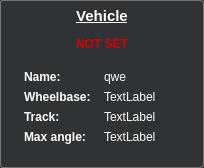
             <widget class="QFrame" name="verticalFrame_2">
              <property name="minimumSize">
               <size>
                <width>204</width>
                <height>0</height>
               </size>
              </property>
              <property name="maximumSize">
               <size>
                <width>204</width>
                <height>16777215</height>
               </size>
              </property>
              <property name="styleSheet">
               <string notr="true">QFrame { 
	background-color: #303335;
 	color: white;
	border: 1px solid #757575;
	border-radius: 3px;
	width: 100px;
	padding: 3px;
}

QLabel {
	border: 0px;
}

QDoubleSpinBox, QTextEdit {
    padding-right: 15px; /* make room for the arrows */
	background-color: #3b3e41;
    border: 1px solid #757575;
	border-radius: 0px;
	padding: 1px 3px;
	border-radius: 0px;
	color: white;
}

QDoubleSpinBox::up-button {
    subcontrol-origin: border;
    subcontrol-position: top right; /* position at the top right corner */
    width: 16px; /* 16 + 2*1px border-width = 15px padding + 3px parent border */
    border: 0px;
}

QDoubleSpinBox::up-arrow {
    image: url(Resources/arrow_up.png);
    width: 12px;
    height: 12px;
	padding-top: 3px;
	padding-right: 3px;
}

QDoubleSpinBox::up-arrow:hover {
	image: url(Resources/arrow_up_hover.png);
}

QDoubleSpinBox::down-button {
    subcontrol-origin: border;
    subcontrol-position: bottom right; /* position at bottom right corner */
    width: 16px;
    border: 0px;
    border-top-width: 0;
}

QDoubleSpinBox::down-arrow {
    image: url(Resources/arrow_down.png);
    width: 12px;
    height: 12px;
	padding-bottom: 3px;
	padding-right: 3px;
}

QDoubleSpinBox::down-arrow:hover {
	image: url(Resources/arrow_down_hover.png);
}

QPushButton#btnMapElementSaveProperties, QPushButton#btnMapElementRemove {
    background-color: #3b3e41;
    border-radius: 3px;
    border: 1px solid #757575;
    font: bold 12px;
	color: white;
    min-width: 5em;
    padding: 6px;
}

QPushButton#btnMapElementSaveProperties:hover, QPushButton#btnMapElementRemove:hover {
    background-color: #85b448;
}

QPushButton#btnMapElementSaveProperties:pressed, QPushButton#btnMapElementRemove:pressed {
    background-color: #d86a39;
}</string>
              </property>
              <layout class="QVBoxLayout" name="verticalLayout_9">
               <property name="topMargin">
                <number>0</number>
               </property>
               <item>
                <widget class="QLabel" name="vehicleLabel">
                 <property name="font">
                  <font>
                   <pointsize>11</pointsize>
                   <weight>75</weight>
                   <bold>true</bold>
                   <underline>true</underline>
                  </font>
                 </property>
                 <property name="text">
                  <string>Vehicle</string>
                 </property>
                 <property name="alignment">
                  <set>Qt::AlignCenter</set>
                 </property>
                </widget>
               </item>
               <item>
                <widget class="QLabel" name="isVehicleSet">
                 <property name="font">
                  <font>
                   <weight>75</weight>
                   <bold>true</bold>
                  </font>
                 </property>
                 <property name="styleSheet">
                  <string notr="true">color: #d50000;</string>
                 </property>
                 <property name="text">
                  <string>NOT SET</string>
                 </property>
                 <property name="alignment">
                  <set>Qt::AlignCenter</set>
                 </property>
                </widget>
               </item>
               <item>
                <widget class="QWidget" name="vehiclePropertiesForm" native="true">
                 <property name="styleSheet">
                  <string notr="true">	background-color: #303335;
 	color: white;
	width: 100px;
	padding: 0px;
	border: 0px;</string>
                 </property>
                 <layout class="QFormLayout" name="vehicleProperties">
                  <property name="topMargin">
                   <number>10</number>
                  </property>
                  <item row="0" column="0">
                   <widget class="QLabel" name="vehicleNameLabel_2">
                    <property name="font">
                     <font>
                      <weight>75</weight>
                      <bold>true</bold>
                     </font>
                    </property>
                    <property name="text">
                     <string>Name: </string>
                    </property>
                   </widget>
                  </item>
                  <item row="1" column="0">
                   <widget class="QLabel" name="vehicleWheelbaseLabel_2">
                    <property name="font">
                     <font>
                      <weight>75</weight>
                      <bold>true</bold>
                     </font>
                    </property>
                    <property name="text">
                     <string>Wheelbase:  </string>
                    </property>
                   </widget>
                  </item>
                  <item row="2" column="0">
                   <widget class="QLabel" name="vehicleTrackLabel_2">
                    <property name="font">
                     <font>
                      <weight>75</weight>
                      <bold>true</bold>
                     </font>
                    </property>
                    <property name="text">
                     <string>Track: </string>
                    </property>
                   </widget>
                  </item>
                  <item row="0" column="1">
                   <widget class="QLabel" name="vehicleNameLabel">
                    <property name="text">
                     <string>qwe</string>
                    </property>
                   </widget>
                  </item>
                  <item row="1" column="1">
                   <widget class="QLabel" name="vehicleWheelbaseLabel">
                    <property name="text">
                     <string>TextLabel</string>
                    </property>
                   </widget>
                  </item>
                  <item row="2" column="1">
                   <widget class="QLabel" name="vehicleTrackLabel">
                    <property name="text">
                     <string>TextLabel</string>
                    </property>
                   </widget>
                  </item>
                  <item row="3" column="0">
                   <widget class="QLabel" name="vehicleMaxAngleLabel_2">
                    <property name="font">
                     <font>
                      <weight>75</weight>
                      <bold>true</bold>
                     </font>
                    </property>
                    <property name="text">
                     <string>Max angle:</string>
                    </property>
                   </widget>
                  </item>
                  <item row="3" column="1">
                   <widget class="QLabel" name="vehicleMaxAngleLabel">
                    <property name="text">
                     <string>TextLabel</string>
                    </property>
                   </widget>
                  </item>
                 </layout>
                </widget>
               </item>
              </layout>
             </widget>
